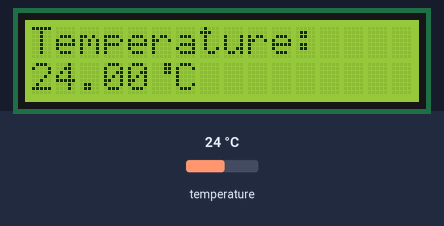
Simulated run of this sketch. Board: Arduino Uno, built with avr-gcc and run on an emulated ATmega328P. Parts: 16×2 character LCD. Inputs (shaded band) come from the test bench; at power-on: temperature 24 °C. What the sketch prints to the serial monitor is not drawn.

Above: at 1.2 s.
1.3 s: temperature set to 12 °C
At 4.0 s:
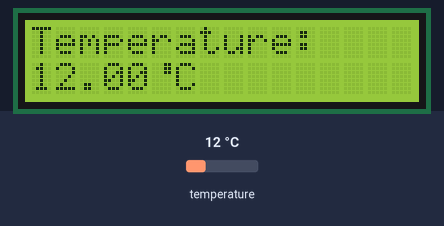
5.1 s: temperature set to 19 °C
At 7.3 s:
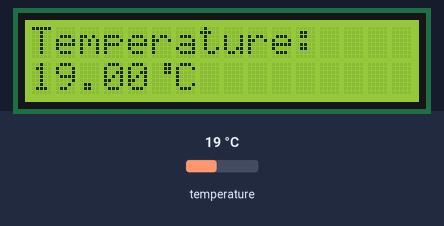
8.8 s: temperature set to 28 °C
At 9.5 s:
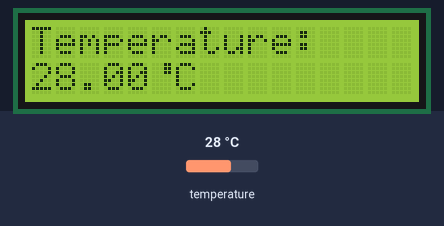
Timing chart, 0 to 11.8 s (numbered marks = the images above; inputs shaded):
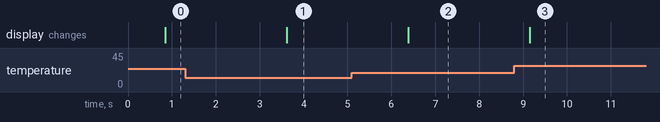

The sketch:

thermoteter_DS18B20tempSensor.ino
```cpp
/*
 Making a thermometer with lcd screen that shows temperature in Celsius
 * VSS->5v
 * VDD->GND
 * V0->GND
 * RS->12
 * RW->GND
 * E->11
 * D4->3
 * D5->4
 * D6->5
 * D7->6
 * A->5v with 220 ohm
 * K->GND
 * DS18B20 temp yellow with 4.7k ohm -> 7
  */

//Include the required Arduino libraries
#include <DallasTemperature.h>
//this library supports DS18B20,
// documentation can be found in https://www.arduinolibraries.info/libraries/dallas-temperature

#include <LiquidCrystal.h>
//this library allows communication with LCDs.
// documentation can be found in https://www.arduino.cc/reference/en/libraries/liquidcrystal/

#include <OneWire.h>
//this library allows the access to 1-wire temperature sensor
// documentation can be found in https://www.arduinolibraries.info/libraries/one-wire

//Define to which pin of the Arduino the DQ pin is connected
//DQ pin means data pin
//the bus refers to the family of integrated circuits we are communicating between
#define ONE_WIRE_BUS 7

//Create a new instance of the oneWire class to communitecate with any OneWire device
OneWire oneWire(ONE_WIRE_BUS);

//Pass the onwWire reference to DallassTemperature library
DallasTemperature sensors(&oneWire);

//Show which lcd pins are using
LiquidCrystal lcd(12,11,5,4,3,2);

//Degree symbol
byte degree[8] =
{
  0b00011,
  0b00011,
  0b00011,
  0b00000,
  0b00000,
  0b00000,
  0b00000,
  0b00000
};

void setup(void)
{
  //Begin lcd screen (2 rows and 16 columnns)
  lcd.begin(16, 2);
  //create the custom character on the first row of the lcd screen
  lcd.createChar(0, degree);
  //Start up the library of sensor
  sensors.begin();
  Serial.begin(9600);
}

void loop(void)
{
  //Send the command for all devices on the bus
  sensors.requestTemperatures();
  //Index means a guide, list or sign, or a number used to measure change
  //Index 0 refers to the first device
  //Float means floating-point number that has a decimal point
  //Read temperature in Celscius
  float tempC = sensors.getTempCByIndex(0);
  //Start to print at the first row
  lcd.setCursor(0,0);
  //Print the letter "Temperature:"
  lcd.print("Temperature:");
  //Start to print at the second row
  lcd.setCursor(0,1);
  //Print the temperature which is given in number
  lcd.print(tempC);
  //Print the custom character
  lcd.write(byte(0));
  //Print the figure of Celscius
  lcd.print("C");
  Serial.println(tempC);
  //Wait for 1 second
  delay(2000);
}
```

Measured:
- after the input at 1.3 s, the display: changes after 2.3 s (image 1)
- after the input at 5.1 s, the display: changes after 1.3 s (image 2)
- after the input at 8.8 s, the display: changes after 0.35 s (image 3)
